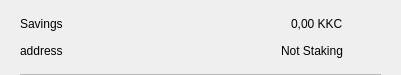
<?xml version="1.0" encoding="UTF-8"?>
<ui version="4.0">
 <class>CSRow</class>
 <widget class="QWidget" name="CSRow">
  <property name="geometry">
   <rect>
    <x>0</x>
    <y>0</y>
    <width>401</width>
    <height>75</height>
   </rect>
  </property>
  <property name="windowTitle">
   <string>Form</string>
  </property>
  <layout class="QVBoxLayout" name="verticalLayout">
   <property name="spacing">
    <number>0</number>
   </property>
   <property name="leftMargin">
    <number>20</number>
   </property>
   <property name="topMargin">
    <number>10</number>
   </property>
   <property name="rightMargin">
    <number>20</number>
   </property>
   <property name="bottomMargin">
    <number>0</number>
   </property>
   <item>
    <widget class="QWidget" name="info" native="true">
     <property name="minimumSize">
      <size>
       <width>0</width>
       <height>0</height>
      </size>
     </property>
     <layout class="QHBoxLayout" name="horizontalLayout_3">
      <property name="leftMargin">
       <number>0</number>
      </property>
      <property name="topMargin">
       <number>0</number>
      </property>
      <property name="rightMargin">
       <number>0</number>
      </property>
      <property name="bottomMargin">
       <number>10</number>
      </property>
      <item>
       <widget class="QWidget" name="container" native="true">
        <property name="minimumSize">
         <size>
          <width>0</width>
          <height>0</height>
         </size>
        </property>
        <layout class="QVBoxLayout" name="verticalLayout_2">
         <property name="spacing">
          <number>0</number>
         </property>
         <property name="leftMargin">
          <number>0</number>
         </property>
         <property name="topMargin">
          <number>0</number>
         </property>
         <property name="rightMargin">
          <number>0</number>
         </property>
         <property name="bottomMargin">
          <number>0</number>
         </property>
         <item>
          <layout class="QHBoxLayout" name="horizontalLayout">
           <item>
            <widget class="QLabel" name="labelName">
             <property name="text">
              <string>Savings</string>
             </property>
            </widget>
           </item>
           <item>
            <spacer name="horizontalSpacer">
             <property name="orientation">
              <enum>Qt::Horizontal</enum>
             </property>
             <property name="sizeHint" stdset="0">
              <size>
               <width>40</width>
               <height>20</height>
              </size>
             </property>
            </spacer>
           </item>
           <item>
            <widget class="QLabel" name="labelAmount">
             <property name="text">
              <string>0,00 KKC</string>
             </property>
            </widget>
           </item>
          </layout>
         </item>
         <item>
          <layout class="QHBoxLayout" name="horizontalLayout_2">
           <item>
            <widget class="QLabel" name="labelAddress">
             <property name="text">
              <string>address</string>
             </property>
            </widget>
           </item>
           <item>
            <spacer name="horizontalSpacer_2">
             <property name="orientation">
              <enum>Qt::Horizontal</enum>
             </property>
             <property name="sizeHint" stdset="0">
              <size>
               <width>40</width>
               <height>20</height>
              </size>
             </property>
            </spacer>
           </item>
           <item>
            <widget class="QLabel" name="labelStaking">
             <property name="text">
              <string>Not Staking</string>
             </property>
            </widget>
           </item>
          </layout>
         </item>
        </layout>
       </widget>
      </item>
      <item alignment="Qt::AlignHCenter|Qt::AlignVCenter">
       <widget class="QPushButton" name="pushButtonMenu">
        <property name="minimumSize">
         <size>
          <width>24</width>
          <height>24</height>
         </size>
        </property>
        <property name="maximumSize">
         <size>
          <width>32</width>
          <height>32</height>
         </size>
        </property>
        <property name="focusPolicy">
         <enum>Qt::NoFocus</enum>
        </property>
        <property name="styleSheet">
         <string notr="true">border:none; background-color:transparent;</string>
        </property>
        <property name="text">
         <string/>
        </property>
        <property name="icon">
         <iconset>
          <normaloff>://ic-menu-hover</normaloff>://ic-menu-hover</iconset>
        </property>
        <property name="iconSize">
         <size>
          <width>24</width>
          <height>24</height>
         </size>
        </property>
       </widget>
      </item>
     </layout>
    </widget>
   </item>
   <item>
    <widget class="QLabel" name="lblDivisory">
     <property name="minimumSize">
      <size>
       <width>0</width>
       <height>1</height>
      </size>
     </property>
     <property name="maximumSize">
      <size>
       <width>16777215</width>
       <height>1</height>
      </size>
     </property>
     <property name="styleSheet">
      <string notr="true">background-color:#bababa;</string>
     </property>
     <property name="text">
      <string/>
     </property>
     <property name="alignment">
      <set>Qt::AlignBottom|Qt::AlignLeading|Qt::AlignLeft</set>
     </property>
    </widget>
   </item>
  </layout>
 </widget>
 <resources/>
 <connections/>
</ui>
